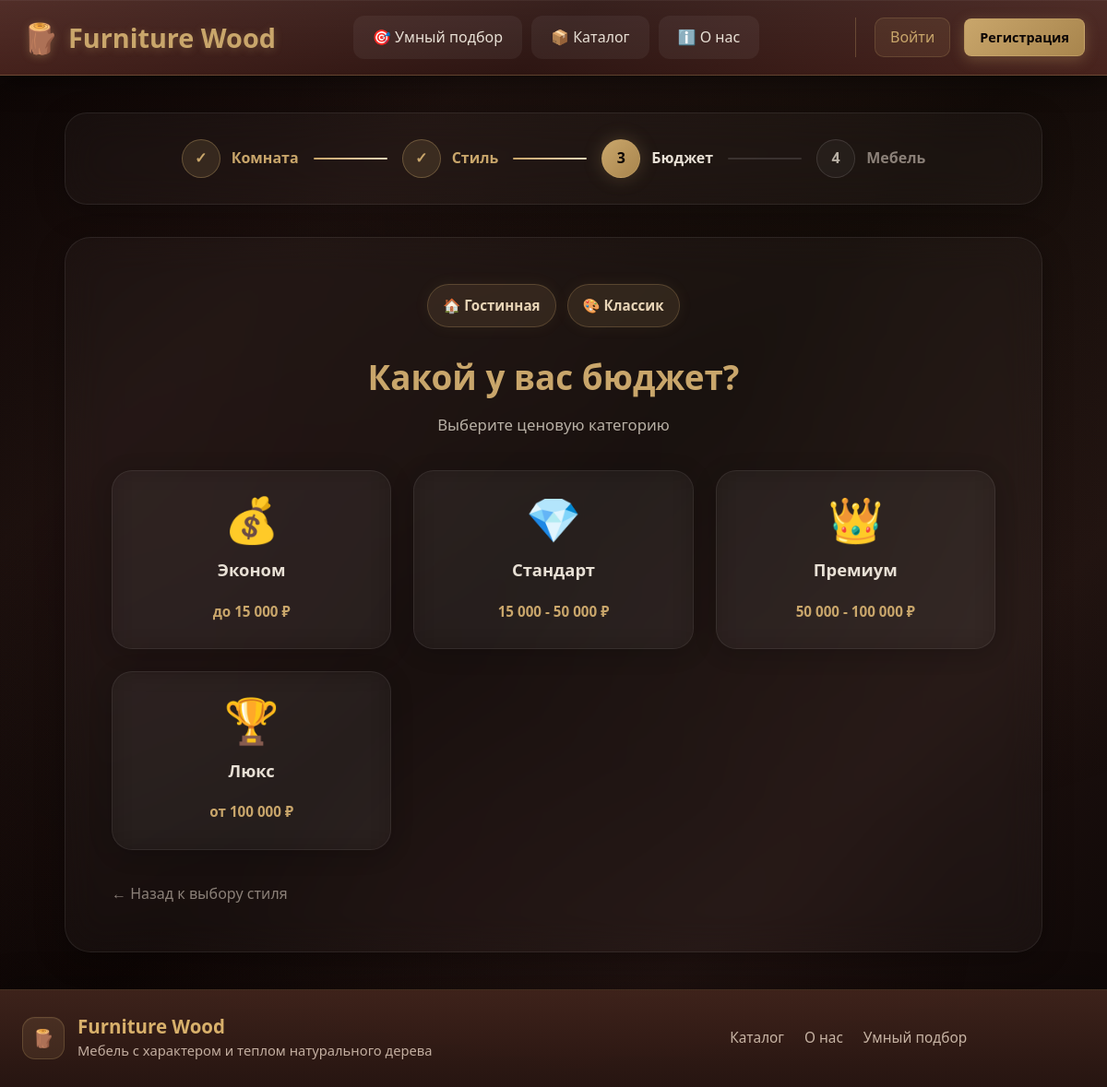
Screenshot of /catalog/smart/gostinnaya/klassik/ with the database file from the repository.
### catalog/models.py (models this page shows, shortened)
class RoomType(models.Model):
    name = models.CharField(max_length=100, verbose_name="Название")
    slug = models.SlugField(unique=True, verbose_name="URL")
    icon = models.CharField(max_length=50, default="🏠", verbose_name="Иконка")
    image = models.ImageField(upload_to='rooms/', blank=True, null=True, verbose_name="Изображение")
    description = models.TextField(blank=True, verbose_name="Описание")
    class Meta:
        verbose_name = "Тип комнаты"
        verbose_name_plural = "Типы комнат"
        ordering = ['name']

class Style(models.Model):
    name = models.CharField(max_length=100, verbose_name="Название")
    slug = models.SlugField(unique=True, verbose_name="URL")
    icon = models.CharField(max_length=50, default="🎨", verbose_name="Иконка")
    description = models.TextField(blank=True, verbose_name="Описание")
    image = models.ImageField(upload_to='styles/', blank=True, null=True, verbose_name="Изображение")
    class Meta:
        verbose_name = "Стиль"
        verbose_name_plural = "Стили"
        ordering = ['name']

### catalog/views.py (the view)
# urls.py: path('smart/<slug:room_slug>/<slug:style_slug>/', views.smart_select_budget, name='smart_select_budget'),
def smart_select_budget(request, room_slug, style_slug):
    room = get_object_or_404(RoomType, slug=room_slug)
    style = get_object_or_404(Style, slug=style_slug)
    request.session['smart_select'] = {
        'room': room_slug,
        'style': style_slug
    }
    request.session.modified = True
    budgets = [
        {'key': 'economy', 'name': 'Эконом', 'range': 'до 15 000 ₽', 'icon': '💰'},
        {'key': 'standard', 'name': 'Стандарт', 'range': '15 000 - 50 000 ₽', 'icon': '💎'},
        {'key': 'premium', 'name': 'Премиум', 'range': '50 000 - 100 000 ₽', 'icon': '👑'},
        {'key': 'luxury', 'name': 'Люкс', 'range': 'от 100 000 ₽', 'icon': '🏆'},
    ]
    return render(request, 'catalog/smart_select/step3_budget.html', {
        'room': room,
        'style': style,
        'budgets': budgets,
        'step': 3,
        'total_steps': 4
    })

### templates/catalog/smart_select/step3_budget.html (shortened to what this page needs)
{% extends 'base.html' %}
{% block content %}
<div class="smart-select">
    <div class="progress-bar">
        <div class="progress-steps">
            <div class="progress-step completed">
                <span class="step-number">✓</span>
                <span class="step-name">Комната</span>
            </div>
            <div class="progress-line completed"></div>
            <div class="progress-step completed">
                <span class="step-number">✓</span>
                <span class="step-name">Стиль</span>
            </div>
            <div class="progress-line completed"></div>
            <div class="progress-step active">
                <span class="step-number">3</span>
                <span class="step-name">Бюджет</span>
            </div>
            <div class="progress-line active"></div>
            <div class="progress-step">
                <span class="step-number">4</span>
                <span class="step-name">Мебель</span>
            </div>
        </div>
    </div>
    <div class="step-content">
        <div class="selected-info">
            <span class="selected-badge">{{ room.icon }} {{ room.name }}</span>
            <span class="selected-badge">🎨 {{ style.name }}</span>
        </div>
        <h1>Какой у вас бюджет?</h1>
        <p class="step-subtitle">Выберите ценовую категорию</p>
        <div class="options-grid budget-grid">
            {% for b in budgets %}
            <a href="{% url 'catalog:smart_select_category' room.slug style.slug b.key %}" class="option-card">
                <div class="option-icon">{{ b.icon }}</div>
                <div class="option-name">{{ b.name }}</div>
                <div class="budget-range">{{ b.range }}</div>
            </a>
            {% endfor %}
        </div>
        <a href="{% url 'catalog:smart_select_style' room.slug %}" class="back-link">← Назад к выбору стиля</a>
    </div>
</div>
{% endblock %}

### rows the page displays
RoomType: icon "🏠", name "Гостинная"
Style: name "Классик"

### other values shown
{{ b.icon }} "💰" "💎" "👑" "🏆"
{{ b.name }} "Эконом" "Стандарт" "Премиум" "Люкс"
{{ b.range }} "до 15 000 ₽" "15 000 - 50 000 ₽" "50 000 - 100 000 ₽" "от 100 000 ₽"
